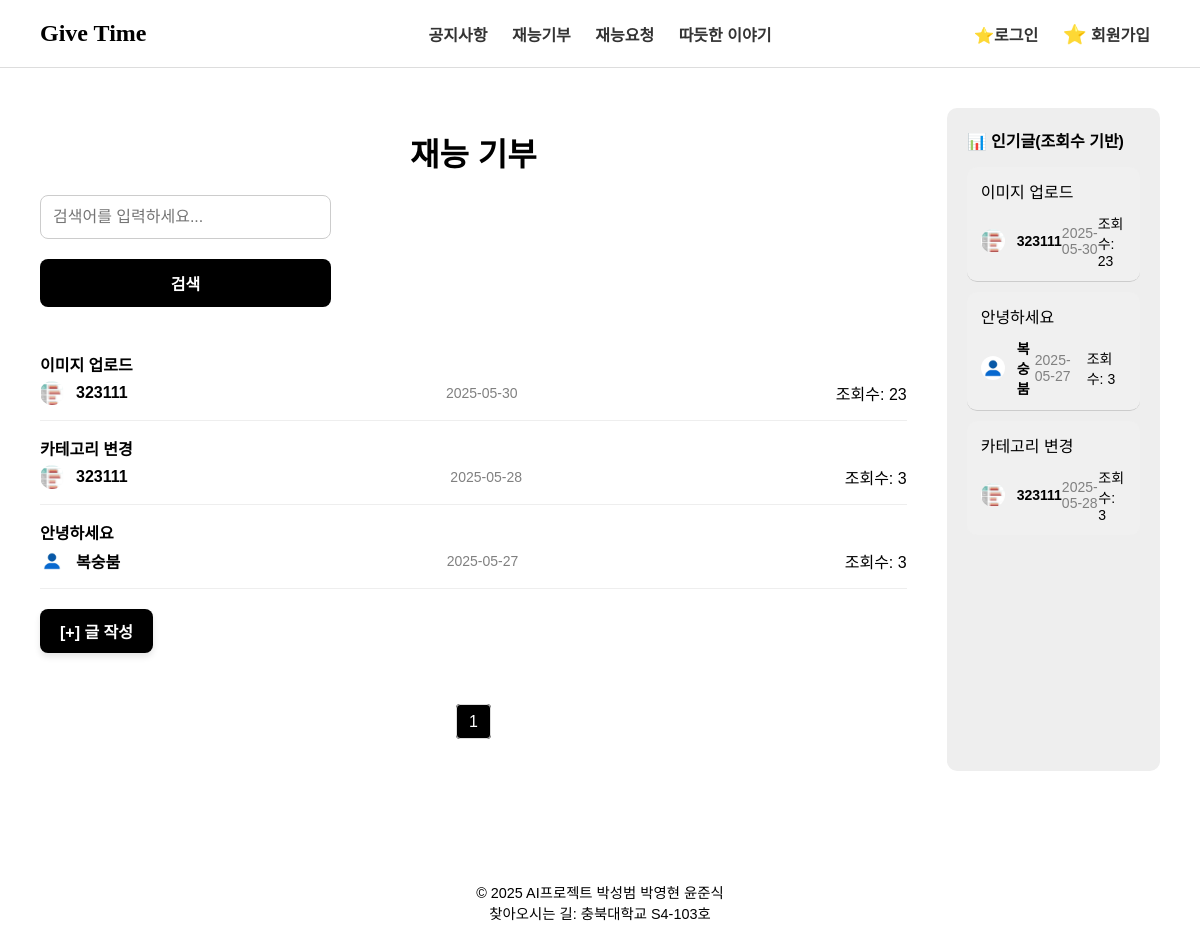
The app's page /posts/donation/, older data.
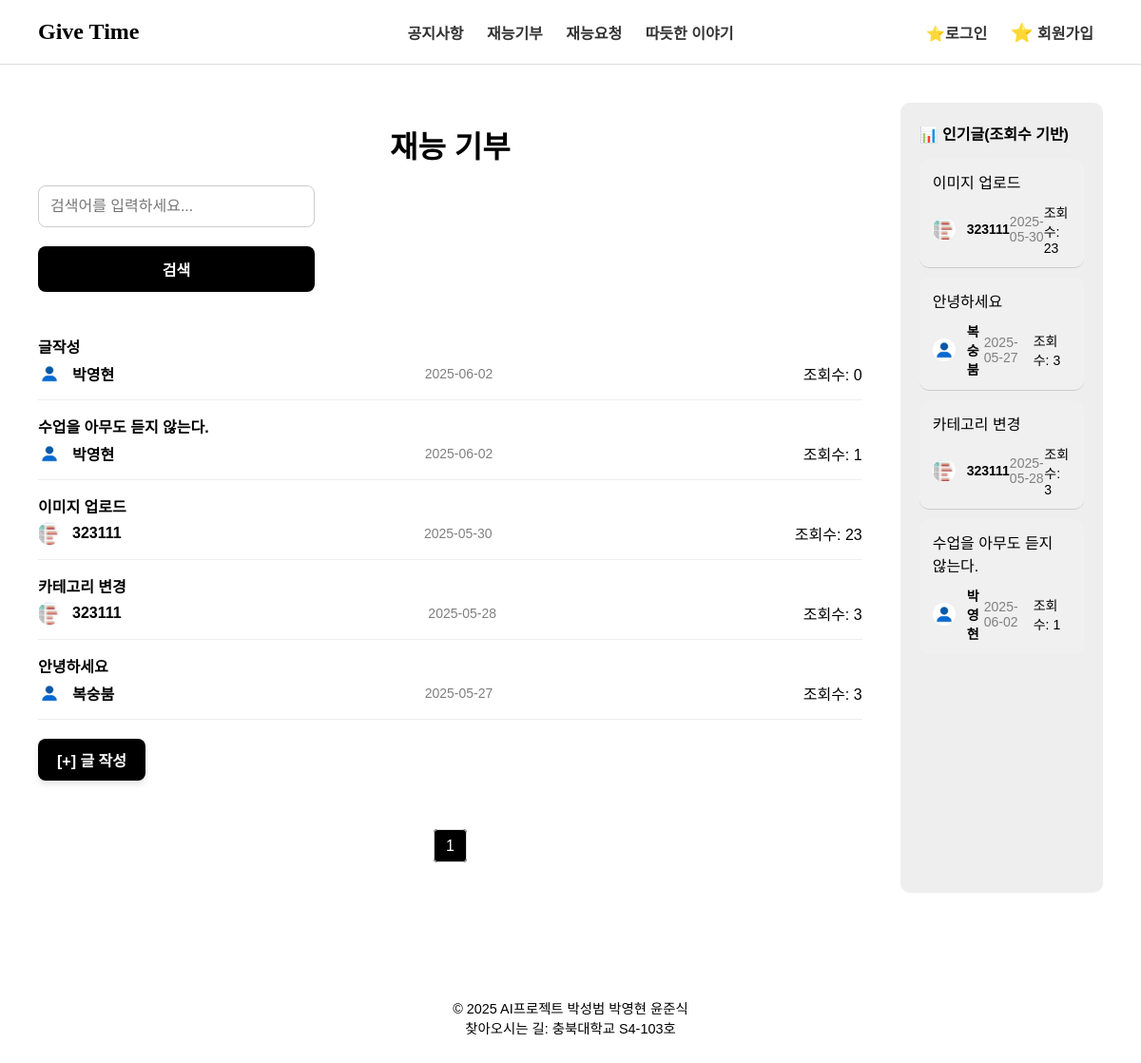
The same page, newer data.
### posts/models.py (models this page shows, shortened)
class Post(models.Model):
    POST_TYPE_CHOICES = [
        ('donation', '재능 기부'),
        ('request', '재능 요청'),
        ('story', '따뜻한 이야기'),
        ('announcement', '공지사항'),
    ]
    CATEGORY_CHOICES = [
        ('education', '교육'),
        ('it', 'IT/개발'),
        ('design', '디자인'),
        ('etc', '기타'),
    ]
    title = models.CharField(max_length=200)
    content = models.TextField()
    post_type = models.CharField(max_length=20, choices=POST_TYPE_CHOICES)
    category = models.CharField(max_length=20, choices=CATEGORY_CHOICES, blank=True, null=True)
    author = models.ForeignKey(settings.AUTH_USER_MODEL, on_delete=models.CASCADE)
    created_at = models.DateTimeField(auto_now_add=True)
    views = models.PositiveIntegerField(default=0)
    image = models.ImageField(upload_to='post_images/', null=True, blank=True)

### account/models.py (models this page shows, shortened)
class CustomUser(AbstractBaseUser, PermissionsMixin):
    email = models.EmailField(unique=True)
    nickname = models.CharField(max_length=30)
    location = models.CharField(max_length=100)
    profile_image = models.ImageField(upload_to='profile_images/', null=True, blank=True)
    about = models.TextField(blank=True, null=True)  # 소개글
    skills = models.TextField(blank=True, null=True)  # 기술 목록
    services = models.TextField(blank=True, null=True)  # 서비스 목록
    is_active = models.BooleanField(default=True)
    is_staff = models.BooleanField(default=False)
    objects = CustomUserManager()
    USERNAME_FIELD = 'email'
    REQUIRED_FIELDS = ['nickname']

### posts/views.py (the view)
# urls.py: path('<str:post_type>/', views.post_list, name='post_list'),
def post_list(request, post_type):
    if post_type not in VALID_POST_TYPES:
        return render(request, '404.html')
    query = request.GET.get('q', '')  # 검색어 파라미터 (없으면 빈 문자열)
    posts = Post.objects.filter(post_type=post_type)
    if query:
        posts = posts.filter(title__icontains=query)  # 제목에 검색어 포함된 게시글만 필터
    posts = posts.order_by('-created_at')
    paginator = Paginator(posts, 10)
    page_number = request.GET.get('page')
    page_obj = paginator.get_page(page_number)
    popular_posts = Post.objects.filter(post_type=post_type, views__gt=0).order_by('-views')[:5]
    return render(request, 'posts/post_list.html', {
        'page_obj': page_obj,
        'popular_posts': popular_posts,
        'post_type': post_type,
        'query': query,  # 템플릿에서 입력값 유지
    })

### posts/templates/posts/post_list.html (shortened to what this page needs)
{% load static %}
<!DOCTYPE html>
<html lang="ko">
  <head>
    <link rel="stylesheet" href="{% static 'posts/board.css' %}" />
  </head>
  <body>
    <div id="header">{% include 'main/header.html' %}</div>
    <div class="container">
      <div class="main">
        <h1>
          {% if post_type == 'donation' %} 재능 기부
          {% elif post_type == 'request' %} 재능 요청
          {% elif post_type == 'story' %} 따뜻한 이야기
          {% elif post_type == 'announcement' %} 공지사항
          {% endif %}
        </h1>
        <div class="search-bar">
          <form method="get">
            <input type="text" name="q" placeholder="검색어를 입력하세요..." value="{{ query }}">
            <button type="submit">검색</button>
          </form>
        </div>
        {% for post in page_obj %}
        <div class="card">
          <a href="{% url 'post_detail' post_type post.id %}">
            <div class="card-title">{{ post.title }}</div>
          </a>
          <div class="card-meta">
            <div class="author-info">
              {% if post.author.profile_image %}
                <img src="{{ post.author.profile_image.url }}" alt="작성자 프로필" class="profile-img-small" />
              {% else %}
                <img src="{% static 'images/default_profile.png' %}" alt="기본 프로필" class="profile-img-small" />
              {% endif %}
              <span class="author">{{ post.author.nickname }}</span>
            </div>
            <span class="date">{{ post.created_at|date:"Y-m-d" }}</span>
            <span>조회수: {{ post.views }}</span>
          </div>
        </div>
        {% empty %}
        <p>등록된 게시글이 없습니다.</p>
        {% endfor %}
        {% if post_type != 'announcement' %}
          <a href="{% url 'post_create' post_type %}" class="create-btn">[+] 글 작성</a>
        {% endif %}
        <div class="pagination">
          {% for num in page_obj.paginator.page_range %}
            {% if page_obj.number == num %}
              <span class="active">{{ num }}</span>
            {% else %}
              <a href="?page={{ num }}">{{ num }}</a>
            {% endif %}
          {% endfor %}
        </div>
      </div>
      <aside class="sidebar">
        <div class="sidebar-title">📊 인기글(조회수 기반)</div>
        {% for post in popular_posts %}
        <div class="sidebar-card">
          <div class="sidebar-card-title">
            <a href="{% url 'post_detail' post_type post.id %}">{{ post.title }}</a>
          </div>
          <div class="sidebar-card-meta">
            <div class="author-info">
              {% if post.author.profile_image %}
                <img src="{{ post.author.profile_image.url }}" alt="작성자 프로필" class="profile-img-small" />
              {% else %}
                <img src="{% static 'images/default_profile.png' %}" alt="기본 프로필" class="profile-img-small" />
              {% endif %}
              <span class="author">{{ post.author.nickname }}</span>
            </div>
            <span class="date">{{ post.created_at|date:"Y-m-d" }}</span>
            <span>조회수: {{ post.views }}</span>
          </div>
        </div>
        {% empty %}
        <p>인기글이 없습니다.</p>
        {% endfor %}
      </aside>
    </div>
    <div id="footer">{% include 'main/footer.html' %}</div>
  </body>
</html>

Row changes from the older to the newer data that the page shows:
added Post: title "글작성", author.nickname "박영현", created_at "2025-06-02", views "0", shown under "재능 기부"
added Post: title "수업을 아무도 듣지 않는다.", author.nickname "박영현", created_at "2025-06-02", views "1"
